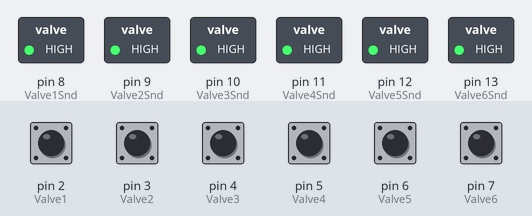
Simulated run of this sketch. Board: Arduino Uno, built with avr-gcc and run on an emulated ATmega328P. Parts: switched loads named in the sketch (green lamp = pin HIGH). The inputs (shaded band) are chosen by the test bench; at power-on: pin 2 (Valve1), pin 3 (Valve2), pin 4 (Valve3), pin 5 (Valve4), pin 6 (Valve5), pin 7 (Valve6) HIGH.

Above: at 1.2 s.
1.3 s: pin 2 (Valve1) pulled LOW for 0.15 s
At 1.37 s:
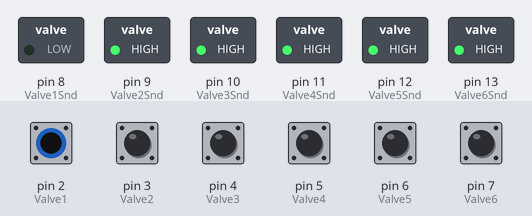
2.9 s: pin 3 (Valve2) pulled LOW for 0.15 s
At 2.97 s:
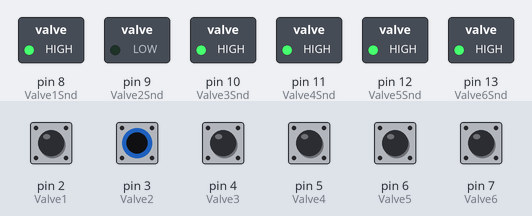
4.5 s: pin 4 (Valve3) pulled LOW for 0.15 s
At 4.57 s:
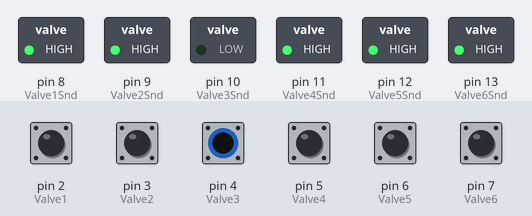
6.1 s: pin 5 (Valve4) pulled LOW for 0.15 s
At 6.17 s:
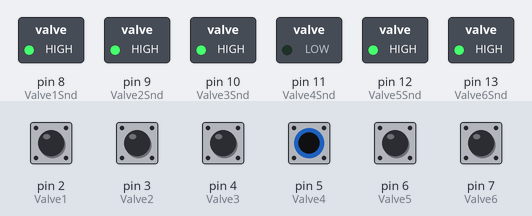
7.7 s: pin 6 (Valve5) pulled LOW for 0.15 s
At 7.77 s:
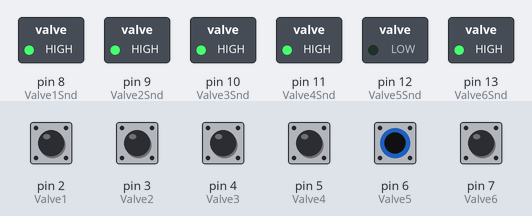
9.3 s: pin 7 (Valve6) pulled LOW for 0.15 s
At 9.37 s:
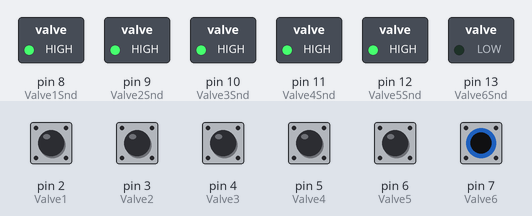
Timing chart, 0 to 11.9 s (numbered marks = the images above; inputs shaded):
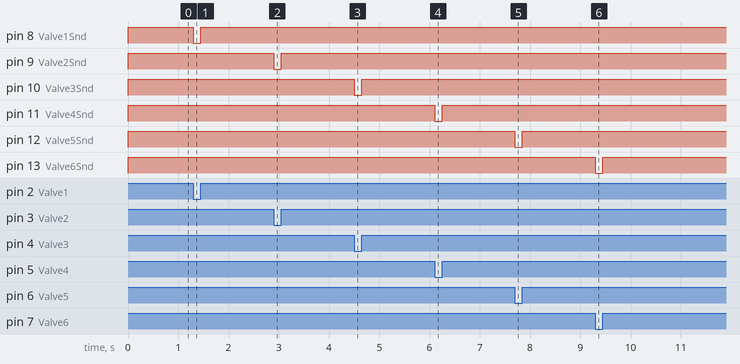

The sketch:

SoundBoardTrials.ino
```cpp
int Valve1Snd = 8;
int Valve1 = 2;
int Valve1S;


int Valve2Snd = 9;
int Valve2 = 3;
int Valve2S;

int Valve3Snd = 10;
int Valve3 = 4;
int Valve3S;

int Valve4Snd = 11;
int Valve4 = 5;
int Valve4S;

int Valve5Snd = 12;
int Valve5 = 6;
int Valve5S;

int Valve6Snd = 13;
int Valve6 = 7;
int Valve6S;


void setup () {

pinMode (Valve1Snd, OUTPUT);
pinMode (Valve1, INPUT_PULLUP);
pinMode (Valve2Snd, OUTPUT);
pinMode (Valve2, INPUT_PULLUP);
pinMode (Valve3Snd, OUTPUT);
pinMode (Valve3, INPUT_PULLUP);
pinMode (Valve4Snd, OUTPUT);
pinMode (Valve4, INPUT_PULLUP);
pinMode (Valve5Snd, OUTPUT);
pinMode (Valve5, INPUT_PULLUP);
pinMode (Valve6Snd, OUTPUT);
pinMode (Valve6, INPUT_PULLUP);
digitalWrite (Valve1Snd, HIGH);
digitalWrite (Valve2Snd, HIGH);
digitalWrite (Valve3Snd, HIGH);
digitalWrite (Valve4Snd, HIGH);
digitalWrite (Valve5Snd, HIGH);
digitalWrite (Valve6Snd, HIGH);
}

void loop () {

Valve1S = digitalRead (Valve1);
Valve2S = digitalRead (Valve2);
Valve3S = digitalRead (Valve3);
Valve4S = digitalRead (Valve4);
Valve5S = digitalRead (Valve5);
Valve6S = digitalRead (Valve6);
if ( Valve1S == LOW)

    digitalWrite (Valve1Snd, LOW);
    else digitalWrite (Valve1Snd, HIGH);

    if ( Valve2S == LOW)

    digitalWrite (Valve2Snd, LOW);
    else digitalWrite (Valve2Snd, HIGH);

        if ( Valve3S == LOW)

    digitalWrite (Valve3Snd, LOW);
    else digitalWrite (Valve3Snd, HIGH);

        if ( Valve4S == LOW)

    digitalWrite (Valve4Snd, LOW);
    else digitalWrite (Valve4Snd, HIGH);

        if ( Valve5S == LOW)

    digitalWrite (Valve5Snd, LOW);
    else digitalWrite (Valve5Snd, HIGH);

        if ( Valve6S == LOW)

    digitalWrite (Valve6Snd, LOW);
    else digitalWrite (Valve6Snd, HIGH);


}
```

Measured:
- after the input at 1.3 s, pin 8 (Valve1Snd): HIGH → LOW at once, → HIGH 0.15 s later
- after the input at 2.9 s, pin 9 (Valve2Snd): HIGH → LOW at once, → HIGH 0.15 s later
- after the input at 4.5 s, pin 10 (Valve3Snd): HIGH → LOW at once, → HIGH 0.15 s later
- after the input at 6.1 s, pin 11 (Valve4Snd): HIGH → LOW at once, → HIGH 0.15 s later
- after the input at 7.7 s, pin 12 (Valve5Snd): HIGH → LOW at once, → HIGH 0.15 s later
- after the input at 9.3 s, pin 13 (Valve6Snd): HIGH → LOW at once, → HIGH 0.15 s later
